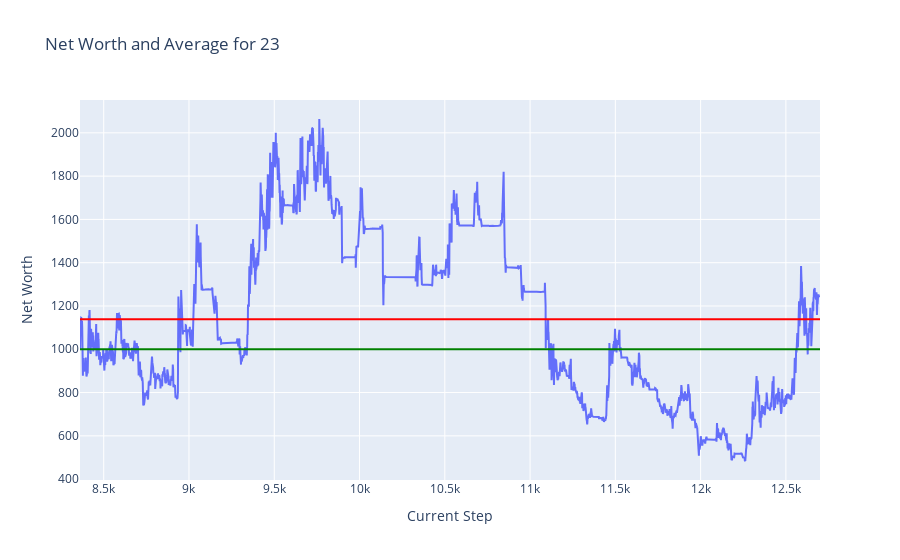
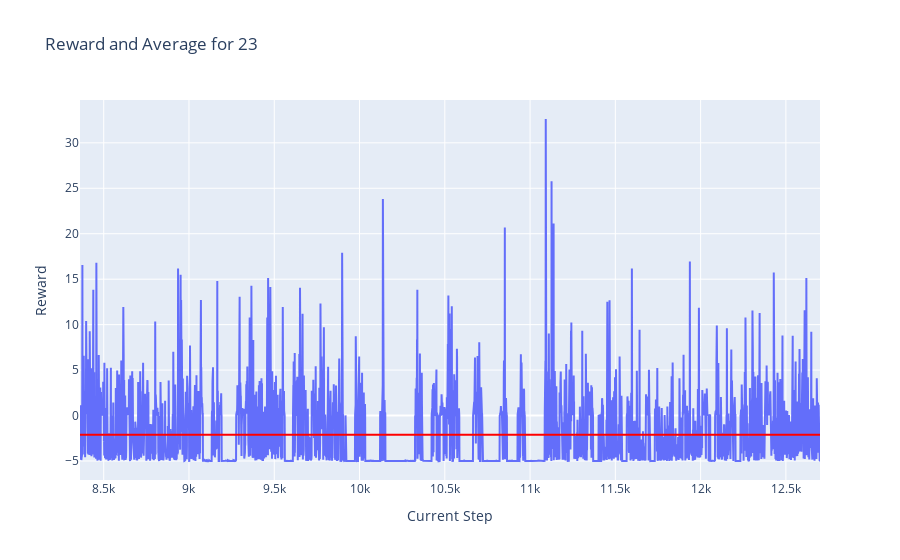
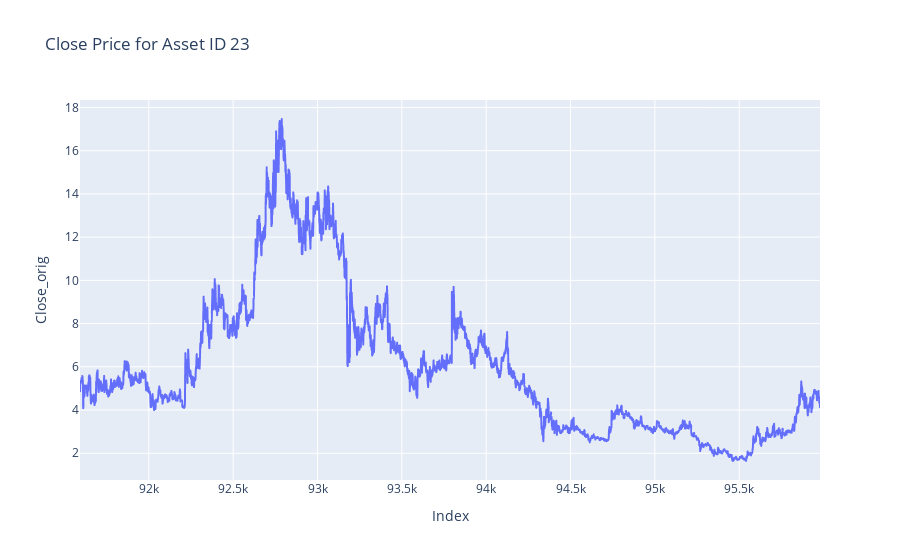

Notebook cell for these charts, in order:
### Markdown cell above
## Plots

### Code cell
token = 23
plot_token_data(df = test_hist_df, token = token)
plot_reward_data(df = test_hist_df, token = token)
plot_close_by_asset(df= test_df, asset_id= token)

### Figure 1 — Plotly figure (JSON) as saved in the notebook; plotly's stock layout.template omitted (floating-point values rounded to 4 significant figures; data arrays with more than 128 entries replaced by an {"elided": "..."} marker saying what was removed)
{"data": [{"mode": "lines", "name": "Net Worth", "type": "scatter", "x": {"elided": "4340 int values"}, "y": {"elided": "4340 float values"}}], "layout": {"shapes": [{"line": {"color": "green"}, "name": "Net Worth = 1000", "type": "line", "x0": 0, "x1": 1, "xref": "x domain", "y0": 1000, "y1": 1000, "yref": "y"}, {"line": {"color": "red"}, "name": "Average Net Worth = 1138.36", "type": "line", "x0": 0, "x1": 1, "xref": "x domain", "y0": 1138.0, "y1": 1138.0, "yref": "y"}], "title": {"text": "Net Worth and Average for 23"}, "xaxis": {"title": {"text": "Current Step"}}, "yaxis": {"title": {"text": "Net Worth"}}}}

### Figure 2 — Plotly figure (JSON) as saved in the notebook; plotly's stock layout.template omitted (floating-point values rounded to 4 significant figures; data arrays with more than 128 entries replaced by an {"elided": "..."} marker saying what was removed)
{"data": [{"mode": "lines", "name": "Reward", "type": "scatter", "x": {"elided": "4340 int values"}, "y": {"elided": "4340 float values"}}], "layout": {"shapes": [{"line": {"color": "red"}, "name": "Average Reward = -2.11", "type": "line", "x0": 0, "x1": 1, "xref": "x domain", "y0": -2.106, "y1": -2.106, "yref": "y"}], "title": {"text": "Reward and Average for 23"}, "xaxis": {"title": {"text": "Current Step"}}, "yaxis": {"title": {"text": "Reward"}}}}

### Figure 3 — Plotly figure (JSON) as saved in the notebook; plotly's stock layout.template omitted (floating-point values rounded to 4 significant figures; data arrays with more than 128 entries replaced by an {"elided": "..."} marker saying what was removed)
{"data": [{"hovertemplate": "Index=%{x}<br>Close_orig=%{y}<extra></extra>", "legendgroup": "", "line": {"color": "#636efa", "dash": "solid"}, "marker": {"symbol": "circle"}, "mode": "lines", "name": "", "showlegend": false, "type": "scattergl", "x": {"elided": "4388 int values"}, "xaxis": "x", "y": {"elided": "4388 float values"}, "yaxis": "y"}], "layout": {"legend": {"tracegroupgap": 0}, "title": {"text": "Close Price for Asset ID 23"}, "xaxis": {"anchor": "y", "domain": [0, 1], "title": {"text": "Index"}}, "yaxis": {"anchor": "x", "domain": [0, 1], "title": {"text": "Close_orig"}}}}
